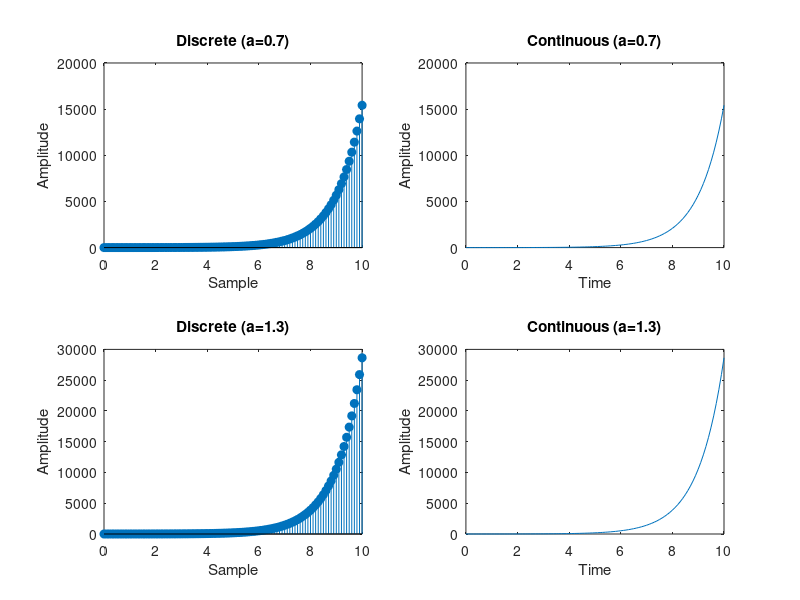

Reproduce this figure in MATLAB.
clc; clear; close all;

n = 0:0.1:10;
a = 0.7;
x = a * exp(n);
% SubPlot 1.1
subplot(2,2,1);
stem(n,real(x),'filled');
title('Discrete (a=0.7)');
xlabel('Sample');
ylabel('Amplitude');
% SubPlot 1.2
subplot(2,2,2);
plot(n,real(x));
title('Continuous (a=0.7)');
xlabel('Time');
ylabel('Amplitude');

% SubPlot 2.1
a = 1.3;
x = a * exp(n);
subplot(2,2,3);
stem(n,real(x),'filled');
title('Discrete (a=1.3)');
xlabel('Sample');
ylabel('Amplitude');
% SubPlot 2.2 
subplot(2,2,4);
plot(n,real(x));
title('Continuous (a=1.3)');
xlabel('Time');
ylabel('Amplitude');

